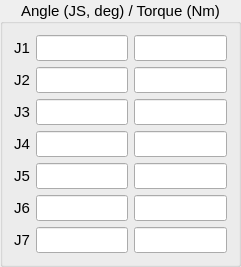
   <widget class="QGroupBox" name="groupBox_2">
    <property name="geometry">
     <rect>
      <x>10</x>
      <y>12</y>
      <width>241</width>
      <height>231</height>
     </rect>
    </property>
    <property name="font">
     <font>
      <family>Ubuntu</family>
      <pointsize>11</pointsize>
     </font>
    </property>
    <property name="title">
     <string>Angle (JS, deg) / Torque (Nm)</string>
    </property>
    <property name="alignment">
     <set>Qt::AlignCenter</set>
    </property>
    <property name="flat">
     <bool>false</bool>
    </property>
    <layout class="QGridLayout" name="gridLayout">
     <item row="2" column="1">
      <widget class="QLineEdit" name="lineEdit_q_meas_3">
       <property name="enabled">
        <bool>true</bool>
       </property>
       <property name="font">
        <font>
         <family>Ubuntu</family>
         <pointsize>11</pointsize>
        </font>
       </property>
       <property name="alignment">
        <set>Qt::AlignRight|Qt::AlignTrailing|Qt::AlignVCenter</set>
       </property>
       <property name="dragEnabled">
        <bool>false</bool>
       </property>
       <property name="readOnly">
        <bool>true</bool>
       </property>
      </widget>
     </item>
     <item row="0" column="1">
      <widget class="QLineEdit" name="lineEdit_q_meas_1">
       <property name="enabled">
        <bool>true</bool>
       </property>
       <property name="font">
        <font>
         <family>Ubuntu</family>
         <pointsize>11</pointsize>
        </font>
       </property>
       <property name="alignment">
        <set>Qt::AlignRight|Qt::AlignTrailing|Qt::AlignVCenter</set>
       </property>
       <property name="dragEnabled">
        <bool>false</bool>
       </property>
       <property name="readOnly">
        <bool>true</bool>
       </property>
      </widget>
     </item>
     <item row="1" column="1">
      <widget class="QLineEdit" name="lineEdit_q_meas_2">
       <property name="enabled">
        <bool>true</bool>
       </property>
       <property name="font">
        <font>
         <family>Ubuntu</family>
         <pointsize>11</pointsize>
        </font>
       </property>
       <property name="alignment">
        <set>Qt::AlignRight|Qt::AlignTrailing|Qt::AlignVCenter</set>
       </property>
       <property name="dragEnabled">
        <bool>false</bool>
       </property>
       <property name="readOnly">
        <bool>true</bool>
       </property>
      </widget>
     </item>
     <item row="2" column="0">
      <widget class="QLabel" name="label_q_3">
       <property name="font">
        <font>
         <family>Ubuntu</family>
         <pointsize>11</pointsize>
        </font>
       </property>
       <property name="text">
        <string>J3</string>
       </property>
      </widget>
     </item>
     <item row="5" column="0">
      <widget class="QLabel" name="label_q_4">
       <property name="font">
        <font>
         <family>Ubuntu</family>
         <pointsize>11</pointsize>
        </font>
       </property>
       <property name="text">
        <string>J4</string>
       </property>
      </widget>
     </item>
     <item row="6" column="1">
      <widget class="QLineEdit" name="lineEdit_q_meas_5">
       <property name="enabled">
        <bool>true</bool>
       </property>
       <property name="font">
        <font>
         <family>Ubuntu</family>
         <pointsize>11</pointsize>
        </font>
       </property>
       <property name="alignment">
        <set>Qt::AlignRight|Qt::AlignTrailing|Qt::AlignVCenter</set>
       </property>
       <property name="dragEnabled">
        <bool>false</bool>
       </property>
       <property name="readOnly">
        <bool>true</bool>
       </property>
      </widget>
     </item>
     <item row="8" column="0">
      <widget class="QLabel" name="label_q_6">
       <property name="font">
        <font>
         <family>Ubuntu</family>
         <pointsize>11</pointsize>
        </font>
       </property>
       <property name="text">
        <string>J6</string>
       </property>
      </widget>
     </item>
     <item row="1" column="0">
      <widget class="QLabel" name="label_q_2">
       <property name="font">
        <font>
         <family>Ubuntu</family>
         <pointsize>11</pointsize>
        </font>
       </property>
       <property name="text">
        <string>J2</string>
       </property>
      </widget>
     </item>
     <item row="5" column="1">
      <widget class="QLineEdit" name="lineEdit_q_meas_4">
       <property name="enabled">
        <bool>true</bool>
       </property>
       <property name="font">
        <font>
         <family>Ubuntu</family>
         <pointsize>11</pointsize>
        </font>
       </property>
       <property name="alignment">
        <set>Qt::AlignRight|Qt::AlignTrailing|Qt::AlignVCenter</set>
       </property>
       <property name="dragEnabled">
        <bool>false</bool>
       </property>
       <property name="readOnly">
        <bool>true</bool>
       </property>
      </widget>
     </item>
     <item row="9" column="1">
      <widget class="QLineEdit" name="lineEdit_q_meas_7">
       <property name="enabled">
        <bool>true</bool>
       </property>
       <property name="font">
        <font>
         <family>Ubuntu</family>
         <pointsize>11</pointsize>
        </font>
       </property>
       <property name="alignment">
        <set>Qt::AlignRight|Qt::AlignTrailing|Qt::AlignVCenter</set>
       </property>
       <property name="dragEnabled">
        <bool>false</bool>
       </property>
       <property name="readOnly">
        <bool>true</bool>
       </property>
      </widget>
     </item>
     <item row="0" column="0">
      <widget class="QLabel" name="label_q_1">
       <property name="font">
        <font>
         <family>Ubuntu</family>
         <pointsize>11</pointsize>
        </font>
       </property>
       <property name="text">
        <string>J1</string>
       </property>
      </widget>
     </item>
     <item row="6" column="0">
      <widget class="QLabel" name="label_q_5">
       <property name="font">
        <font>
         <family>Ubuntu</family>
         <pointsize>11</pointsize>
        </font>
       </property>
       <property name="text">
        <string>J5</string>
       </property>
      </widget>
     </item>
     <item row="9" column="0">
      <widget class="QLabel" name="label_q_7">
       <property name="font">
        <font>
         <family>Ubuntu</family>
         <pointsize>11</pointsize>
        </font>
       </property>
       <property name="text">
        <string>J7</string>
       </property>
      </widget>
     </item>
     <item row="8" column="1">
      <widget class="QLineEdit" name="lineEdit_q_meas_6">
       <property name="enabled">
        <bool>true</bool>
       </property>
       <property name="font">
        <font>
         <family>Ubuntu</family>
         <pointsize>11</pointsize>
        </font>
       </property>
       <property name="alignment">
        <set>Qt::AlignRight|Qt::AlignTrailing|Qt::AlignVCenter</set>
       </property>
       <property name="dragEnabled">
        <bool>false</bool>
       </property>
       <property name="readOnly">
        <bool>true</bool>
       </property>
      </widget>
     </item>
     <item row="0" column="2">
      <widget class="QLineEdit" name="lineEdit_torque_meas_1">
       <property name="enabled">
        <bool>true</bool>
       </property>
       <property name="font">
        <font>
         <family>Ubuntu</family>
         <pointsize>11</pointsize>
        </font>
       </property>
       <property name="alignment">
        <set>Qt::AlignRight|Qt::AlignTrailing|Qt::AlignVCenter</set>
       </property>
       <property name="dragEnabled">
        <bool>false</bool>
       </property>
       <property name="readOnly">
        <bool>true</bool>
       </property>
      </widget>
     </item>
     <item row="1" column="2">
      <widget class="QLineEdit" name="lineEdit_torque_meas_2">
       <property name="enabled">
        <bool>true</bool>
       </property>
       <property name="font">
        <font>
         <family>Ubuntu</family>
         <pointsize>11</pointsize>
        </font>
       </property>
       <property name="alignment">
        <set>Qt::AlignRight|Qt::AlignTrailing|Qt::AlignVCenter</set>
       </property>
       <property name="dragEnabled">
        <bool>false</bool>
       </property>
       <property name="readOnly">
        <bool>true</bool>
       </property>
      </widget>
     </item>
     <item row="2" column="2">
      <widget class="QLineEdit" name="lineEdit_torque_meas_3">
       <property name="enabled">
        <bool>true</bool>
       </property>
       <property name="font">
        <font>
         <family>Ubuntu</family>
         <pointsize>11</pointsize>
        </font>
       </property>
       <property name="alignment">
        <set>Qt::AlignRight|Qt::AlignTrailing|Qt::AlignVCenter</set>
       </property>
       <property name="dragEnabled">
        <bool>false</bool>
       </property>
       <property name="readOnly">
        <bool>true</bool>
       </property>
      </widget>
     </item>
     <item row="5" column="2">
      <widget class="QLineEdit" name="lineEdit_torque_meas_4">
       <property name="enabled">
        <bool>true</bool>
       </property>
       <property name="font">
        <font>
         <family>Ubuntu</family>
         <pointsize>11</pointsize>
        </font>
       </property>
       <property name="alignment">
        <set>Qt::AlignRight|Qt::AlignTrailing|Qt::AlignVCenter</set>
       </property>
       <property name="dragEnabled">
        <bool>false</bool>
       </property>
       <property name="readOnly">
        <bool>true</bool>
       </property>
      </widget>
     </item>
     <item row="6" column="2">
      <widget class="QLineEdit" name="lineEdit_torque_meas_5">
       <property name="enabled">
        <bool>true</bool>
       </property>
       <property name="font">
        <font>
         <family>Ubuntu</family>
         <pointsize>11</pointsize>
        </font>
       </property>
       <property name="alignment">
        <set>Qt::AlignRight|Qt::AlignTrailing|Qt::AlignVCenter</set>
       </property>
       <property name="dragEnabled">
        <bool>false</bool>
       </property>
       <property name="readOnly">
        <bool>true</bool>
       </property>
      </widget>
     </item>
     <item row="8" column="2">
      <widget class="QLineEdit" name="lineEdit_torque_meas_6">
       <property name="enabled">
        <bool>true</bool>
       </property>
       <property name="font">
        <font>
         <family>Ubuntu</family>
         <pointsize>11</pointsize>
        </font>
       </property>
       <property name="alignment">
        <set>Qt::AlignRight|Qt::AlignTrailing|Qt::AlignVCenter</set>
       </property>
       <property name="dragEnabled">
        <bool>false</bool>
       </property>
       <property name="readOnly">
        <bool>true</bool>
       </property>
      </widget>
     </item>
     <item row="9" column="2">
      <widget class="QLineEdit" name="lineEdit_torque_meas_7">
       <property name="enabled">
        <bool>true</bool>
       </property>
       <property name="font">
        <font>
         <family>Ubuntu</family>
         <pointsize>11</pointsize>
        </font>
       </property>
       <property name="alignment">
        <set>Qt::AlignRight|Qt::AlignTrailing|Qt::AlignVCenter</set>
       </property>
       <property name="dragEnabled">
        <bool>false</bool>
       </property>
       <property name="readOnly">
        <bool>true</bool>
       </property>
      </widget>
     </item>
    </layout>
   </widget>
